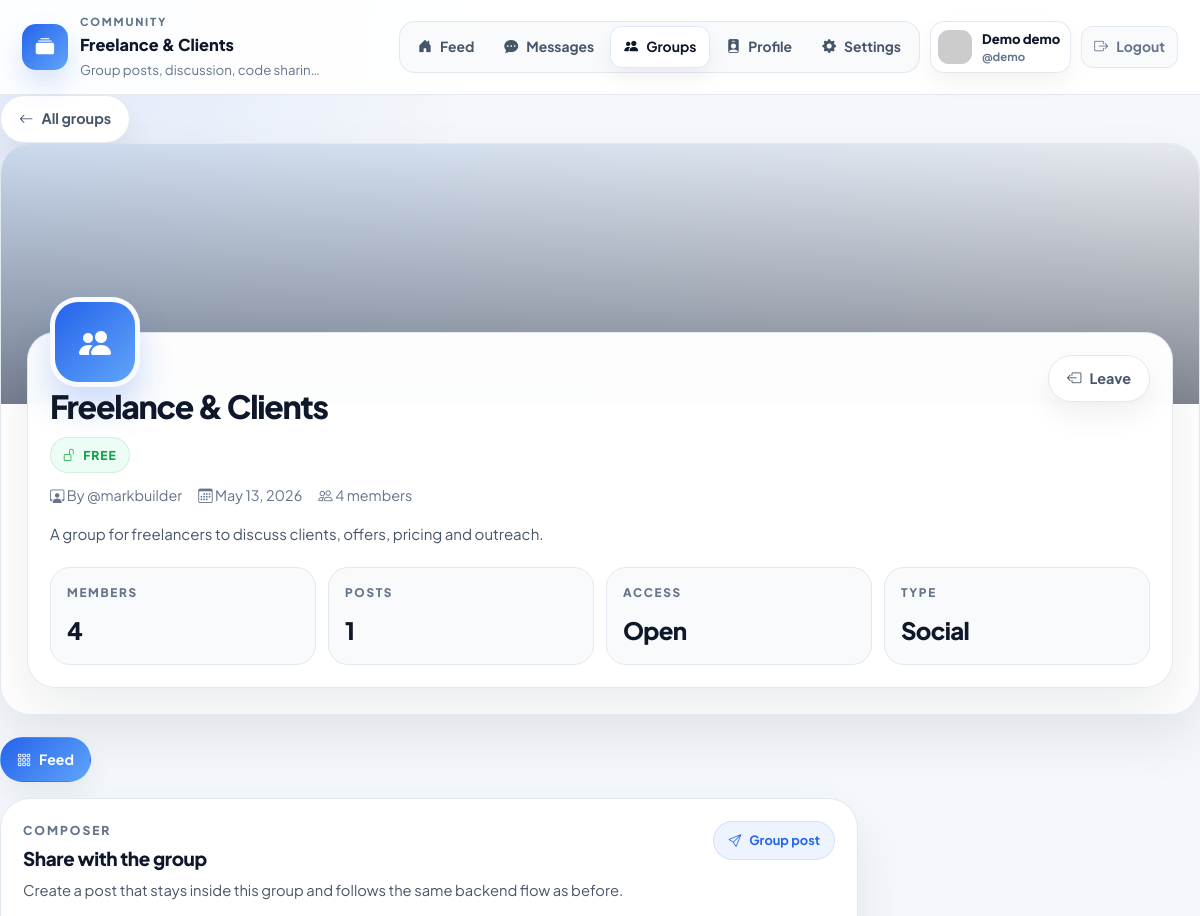
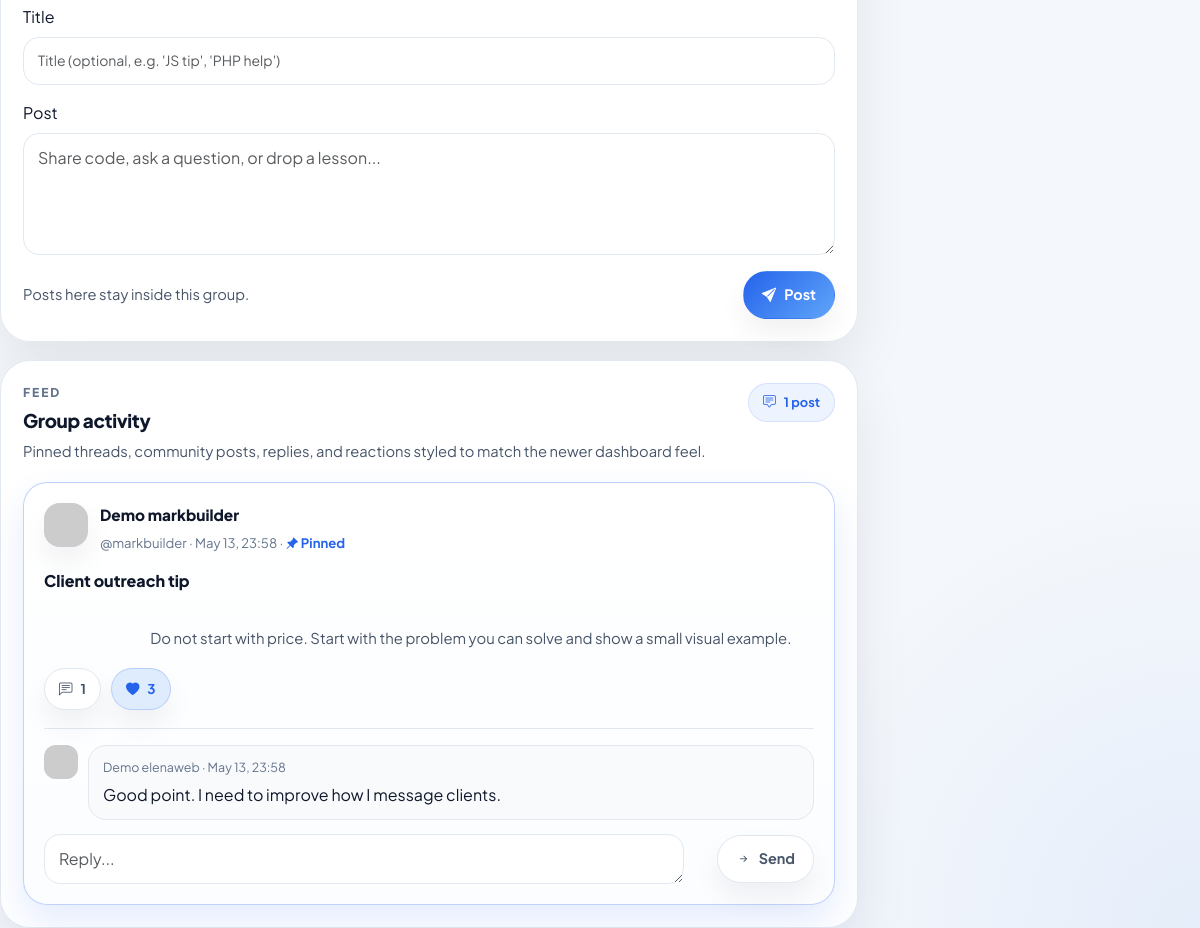
Screenshot of /group_view.php?id=2 (signed in) with the database file from the repository (2 pictures, top to bottom).
### tables this page shows
CREATE TABLE IF NOT EXISTS `groups` (
  `id` int unsigned NOT NULL AUTO_INCREMENT,
  `name` varchar(120) NOT NULL,
  `slug` varchar(140) NOT NULL,
  `description` text,
  `cover_image` varchar(255) DEFAULT NULL,
  `is_code_only` tinyint(1) NOT NULL DEFAULT '0',
  `created_by` int unsigned NOT NULL,
  `is_private` tinyint(1) NOT NULL DEFAULT '0',
  `is_paid` tinyint(1) NOT NULL DEFAULT '0',
  `price_month` decimal(10,2) DEFAULT NULL,
  `invite_token` varchar(64) DEFAULT NULL,
  `created_at` datetime NOT NULL DEFAULT CURRENT_TIMESTAMP,
  PRIMARY KEY (`id`),
  UNIQUE KEY `uniq_groups_slug` (`slug`),
  UNIQUE KEY `uniq_groups_invite_token` (`invite_token`),
  KEY `idx_groups_created_by` (`created_by`),
  CONSTRAINT `fk_groups_creator` FOREIGN KEY (`created_by`) REFERENCES `users` (`id`) ON DELETE CASCADE
);

CREATE TABLE IF NOT EXISTS `users` (
  `id` int unsigned NOT NULL AUTO_INCREMENT,
  `username` varchar(50) NOT NULL,
  `email` varchar(190) NOT NULL,
  `password_hash` varchar(255) NOT NULL,
  `full_name` varchar(120) NOT NULL,
  `role` enum('owner','admin','moderator','member') NOT NULL DEFAULT 'member',
  `avatar` varchar(255) DEFAULT NULL,
  `bio` text,
  `skills` varchar(255) DEFAULT NULL,
  `country` varchar(100) DEFAULT NULL,
  `timezone` varchar(100) DEFAULT NULL,
  `link_tiktok` varchar(255) DEFAULT NULL,
  `link_instagram` varchar(255) DEFAULT NULL,
  `link_x` varchar(255) DEFAULT NULL,
  `link_portfolio` varchar(255) DEFAULT NULL,
  `is_premium` tinyint(1) NOT NULL DEFAULT '0',
  `last_login_at` datetime DEFAULT NULL,
  `last_login_ip` varchar(45) DEFAULT NULL,
  `created_at` datetime NOT NULL DEFAULT CURRENT_TIMESTAMP,
  `updated_at` datetime NOT NULL DEFAULT CURRENT_TIMESTAMP ON UPDATE CURRENT_TIMESTAMP,
  PRIMARY KEY (`id`),
  UNIQUE KEY `uniq_users_username` (`username`),
  UNIQUE KEY `uniq_users_email` (`email`),
  KEY `idx_users_role` (`role`)
);

CREATE TABLE IF NOT EXISTS `posts` (
  `id` int unsigned NOT NULL AUTO_INCREMENT,
  `user_id` int unsigned NOT NULL,
  `group_id` int unsigned DEFAULT NULL,
  `title` varchar(255) DEFAULT NULL,
  `body` mediumtext NOT NULL,
  `category` enum('post','highlight','project') NOT NULL DEFAULT 'post',
  `is_pinned` tinyint(1) NOT NULL DEFAULT '0',
  `created_at` datetime NOT NULL DEFAULT CURRENT_TIMESTAMP,
  `updated_at` datetime NOT NULL DEFAULT CURRENT_TIMESTAMP ON UPDATE CURRENT_TIMESTAMP,
  PRIMARY KEY (`id`),
  KEY `idx_posts_user` (`user_id`),
  KEY `idx_posts_group` (`group_id`),
  KEY `idx_posts_category` (`category`),
  KEY `idx_posts_pinned_created` (`is_pinned`,`created_at`),
  CONSTRAINT `fk_posts_group` FOREIGN KEY (`group_id`) REFERENCES `groups` (`id`) ON DELETE CASCADE,
  CONSTRAINT `fk_posts_user` FOREIGN KEY (`user_id`) REFERENCES `users` (`id`) ON DELETE CASCADE
);

CREATE TABLE IF NOT EXISTS `comments` (
  `id` int unsigned NOT NULL AUTO_INCREMENT,
  `post_id` int unsigned NOT NULL,
  `user_id` int unsigned NOT NULL,
  `body` text NOT NULL,
  `created_at` datetime NOT NULL DEFAULT CURRENT_TIMESTAMP,
  PRIMARY KEY (`id`),
  KEY `idx_comments_post_created` (`post_id`,`created_at`),
  KEY `idx_comments_user` (`user_id`),
  CONSTRAINT `fk_comments_post` FOREIGN KEY (`post_id`) REFERENCES `posts` (`id`) ON DELETE CASCADE,
  CONSTRAINT `fk_comments_user` FOREIGN KEY (`user_id`) REFERENCES `users` (`id`) ON DELETE CASCADE
);

### group_view.php (the view, shortened to what this page needs)
<?php
require __DIR__ . '/db.php';
$userId   = $_SESSION['user_id'];
$groupId = isset($_GET['id']) ? (int)$_GET['id'] : 0;
$stmt = $pdo->prepare("
  SELECT g.*, u.username AS creator_username, u.full_name AS creator_name
  FROM groups g
  JOIN users u ON u.id = g.created_by
  WHERE g.id = :gid
  LIMIT 1
");
$stmt->execute([':gid' => $groupId]);
$group = $stmt->fetch();
$isCodeGroup  = !empty($group['is_code_only']);
$coverImage   = $group['cover_image'] ?: null;
$memStmt = $pdo->prepare("
  SELECT role
  FROM group_members
  WHERE group_id = :gid AND user_id = :uid
  LIMIT 1
");
$memStmt->execute([':gid' => $groupId, ':uid' => $userId]);
$membership = $memStmt->fetch();
$isMember   = (bool) $membership;
$postSql = "
  SELECT p.id, p.title, p.body, p.user_id, p.created_at, p.category, p.is_pinned,
         u.username, u.full_name, u.avatar, u.role AS user_role,
         COALESCE(lc.like_count,0) AS like_count
  FROM posts p
  JOIN users u ON p.user_id = u.id
  LEFT JOIN (
    SELECT post_id, COUNT(*) AS like_count
    FROM post_likes
    GROUP BY post_id
  ) lc ON lc.post_id = p.id
  WHERE p.group_id = :gid
  ORDER BY p.is_pinned DESC, p.created_at DESC
";
$stmt = $pdo->prepare($postSql);
$stmt->execute([':gid' => $groupId]);
$posts = $stmt->fetchAll();
$postIds = array_column($posts, 'id');
$commentsByPost = [];
$likedPosts     = [];
if (!empty($postIds)) {
    $in = implode(',', array_map('intval', $postIds));
    $cStmt = $pdo->query("
      SELECT c.id, c.post_id, c.body, c.user_id, c.created_at,
             u.username, u.full_name, u.avatar
      FROM comments c
      JOIN users u ON c.user_id = u.id
      WHERE c.post_id IN ($in)
      ORDER BY c.created_at ASC
    ");
    foreach ($cStmt as $row) {
        $commentsByPost[$row['post_id']][] = $row;
    }
    $likeStmt = $pdo->prepare("
      SELECT post_id FROM post_likes
      WHERE user_id = :uid AND post_id IN ($in)
    ");
    $likeStmt->execute([':uid' => $userId]);
    foreach ($likeStmt as $lp) {
        $likedPosts[(int)$lp['post_id']] = true;
    }
}
$countStmt = $pdo->prepare("SELECT COUNT(*) FROM group_members WHERE group_id = :gid");
$countStmt->execute([':gid' => $groupId]);
$memberCount = (int)$countStmt->fetchColumn();
$postsCount = count($posts);
?>
<?php require_once __DIR__ . '/includes/app_shell.php'; ?>
<!DOCTYPE html>
<html lang="en">
<head>
<link href="https://cdn.jsdelivr.net/npm/bootstrap@5.3.3/dist/css/bootstrap.min.css" rel="stylesheet">
<link href="https://cdn.jsdelivr.net/npm/bootstrap-icons@1.11.3/font/bootstrap-icons.css" rel="stylesheet">
<link rel="stylesheet" href="https://cdnjs.cloudflare.com/ajax/libs/highlight.js/11.9.0/styles/atom-one-dark.min.css">
<link rel="stylesheet" href="assets/app-shell.css">
</head>
<div class=\
    <div class="topbar-actions">
      <a href="groups.php" class="nav-button"><i class="bi bi-arrow-left"></i><span>All groups</span></a>
    </div>
  <section class="hero-card">
    <div class="hero-cover <?= $coverImage ? 'has-image' : '' ?>" <?= $coverImage ? 'style="background-image:url(' . htmlspecialchars($coverImage) . ');"' : '' ?>></div>
    <div class="hero-body">
      <div class="hero-panel">
        <div class="hero-top">
          <div class="hero-main">
            <div class="avatar-badge"><i class="bi bi-people-fill"></i></div>
            <div class="hero-title-row"><h2 class="hero-title"><?= htmlspecialchars($group['name']) ?></h2></div>
            <div class="badges-wrap">
              <?php if ($group['is_paid']): ?>
                <span class="badge-pill badge-paid"><i class="bi bi-gem"></i>Paid<?php if ($group['price_month']): ?> · <?= htmlspecialchars($group['price_month']) ?> €/month<?php endif; ?></span>
              <?php else: ?>
                <span class="badge-pill badge-free"><i class="bi bi-unlock"></i> Free</span>
              <?php endif; ?>
            </div>
            <div class="hero-meta">
              <span><i class="bi bi-person-workspace"></i> By @<?= htmlspecialchars($group['creator_username']) ?></span>
              <span><i class="bi bi-calendar3"></i> <?= htmlspecialchars(date('M j, Y', strtotime($group['created_at']))) ?></span>
              <span><i class="bi bi-people"></i> <?= $memberCount ?> members</span>
            </div>
            <p class="hero-description"><?= nl2br(htmlspecialchars($group['description'] ?? '')) ?></p>
          </div>
          <div class="hero-actions">
            <?php if ($isMember): ?>
              <form method="POST"><button type="submit" class="action-button"><i class="bi bi-box-arrow-left"></i><span>Leave</span></button></form>
            <?php else: ?>
              <form method="POST"><input type="hidden" name="group_id" value="<?= $groupId ?>"><input type="hidden" name="group_action" value="join"><button type="submit" class="action-button primary"><i class="bi bi-plus-circle"></i><span>Join group</span></button></form>
            <?php endif; ?>
          </div>
        </div>
        <div class="stats-grid">
          <div class="stat-card"><div class="stat-label">Members</div><div class="stat-value"><?= $memberCount ?></div></div>
          <div class="stat-card"><div class="stat-label">Posts</div><div class="stat-value"><?= $postsCount ?></div></div>
          <div class="stat-card"><div class="stat-label">Access</div><div class="stat-value"><?= $group['is_private'] ? 'Private' : 'Open' ?></div></div>
          <div class="stat-card"><div class="stat-label">Type</div><div class="stat-value"><?= $isCodeGroup ? 'Code' : 'Social' ?></div></div>
        </div>
      </div>
    </div>
  </section>
  <div class="tabs-bar">
    <button class="tab-button active" data-tab="feed"><i class="bi bi-grid-3x3-gap"></i><span>Feed</span></button>
  </div>
  <div id="tab-feed" class="tab-pane active">
    <div class="layout-grid">
      <div class="feed-stack">
        <section class="feed-card">
          <div class="section-head">
            <div>
              <p class="eyebrow">Composer</p>
              <h3 class="section-title">Share with the group</h3>
              <p class="section-desc">Create a post that stays inside this group and follows the same backend flow as before.</p>
            </div>
            <div class="section-badge"><i class="bi bi-send"></i> Group post</div>
          </div>
          <?php if ($isMember): ?>
            <form action="post_create.php" method="POST">
              <div class="mb-3">
                <label class="form-label">Title</label>
                <input type="text" name="title" class="form-control form-control-sm" placeholder="Title (optional, e.g. 'JS tip', 'PHP help')">
              </div>
              <div class="mb-3">
                <label class="form-label">Post</label>
                <textarea name="body" rows="4" class="form-control" placeholder="<?= $isCodeGroup ? 'Paste your snippet or explanation...' : 'Share code, ask a question, or drop a lesson...' ?>" required></textarea>
              </div>
              <div class="d-flex justify-content-between align-items-center gap-3 flex-wrap">
                <span class="section-desc" style="margin:0;">Posts here stay inside this group.</span>
                <button type="submit" class="inline-button primary"><i class="bi bi-send-fill"></i><span>Post</span></button>
              </div>
            </form>
          <?php else: ?>
            <div class="join-note">Join this group to see and post content.</div>
          <?php endif; ?>
        </section>
        <section class="feed-card">
          <div class="section-head">
            <div>
              <p class="eyebrow">Feed</p>
              <h3 class="section-title">Group activity</h3>
              <p class="section-desc">Pinned threads, community posts, replies, and reactions styled to match the newer dashboard feel.</p>
            </div>
            <div class="section-badge"><i class="bi bi-chat-square-text"></i> <?= $postsCount ?> post<?= $postsCount === 1 ? '' : 's' ?></div>
          </div>
          <?php if ($isMember): ?>
            <?php if (empty($posts)): ?>
              <div class="empty-note">No posts yet. Start the first thread.</div>
            <?php else: ?>
              <?php foreach ($posts as $post): ?>
                <?php
                  $pid         = (int)$post['id'];
                  $authorName  = $post['full_name'] ?: $post['username'];
                  $authorAv    = $post['avatar'] ?: 'https://ui-avatars.com/api/?name=' . urlencode($authorName) . '&background=111827&color=fff&rounded=true&size=64';
                  $postComments = $commentsByPost[$pid] ?? [];
                  $likeCount   = (int)$post['like_count'];
                  $userLiked   = isset($likedPosts[$pid]);
                ?>
                <article class="post-card <?= $post['is_pinned'] ? 'post-pinned' : '' ?>" id="post-<?= $pid ?>">
                  <div class="post-head">
                    <div class="author-row">
                      <img src="<?= htmlspecialchars($authorAv) ?>" alt="" class="author-avatar">
                      <div>
                        <p class="author-name"><?= htmlspecialchars($authorName) ?></p>
                        <p class="author-meta">
                          @<?= htmlspecialchars($post['username']) ?> · <?= htmlspecialchars(date('M j, H:i', strtotime($post['created_at']))) ?>
                          <?php if ($post['is_pinned']): ?> · <span class="pin-note"><i class="bi bi-pin-angle-fill"></i> Pinned</span><?php endif; ?>
                        </p>
                      </div>
                    </div>
                  </div>
                  <?php if (!empty($post['title'])): ?><h4 class="post-title"><?= htmlspecialchars($post['title']) ?></h4><?php endif; ?>
                  <div class="post-body">
                    <?php if ($isCodeGroup): ?>
                      <pre><code class="language-php"><?= htmlspecialchars($post['body']) ?></code></pre>
                    <?php else: ?>
                      <?= nl2br(htmlspecialchars($post['body'])) ?>
                    <?php endif; ?>
                  </div>
                  <div class="post-actions">
                    <span class="icon-button"><i class="bi bi-chat-left-text"></i><span><?= count($postComments) ?></span></span>
                    <form action="post_like_toggle.php" method="POST" class="d-inline">
                      <button class="icon-button <?= $userLiked ? 'icon-button-liked' : '' ?>" type="submit"><i class="bi <?= $userLiked ? 'bi-heart-fill' : 'bi-heart' ?>"></i><span><?= $likeCount ?></span></button>
                    </form>
                  </div>
                  <div class="comments-block">
                    <?php foreach ($postComments as $c): ?>
                      <?php
                        $cName = $c['full_name'] ?: $c['username'];
                        $cAv   = $c['avatar'] ?: 'https://ui-avatars.com/api/?name=' . urlencode($cName) . '&background=111827&color=fff&rounded=true&size=64';
                      ?>
                      <div class="comment">
                        <img src="<?= htmlspecialchars($cAv) ?>" alt="" class="comment-avatar">
                        <div class="comment-box">
                          <div class="comment-meta"><?= htmlspecialchars($cName) ?> · <?= htmlspecialchars(date('M j, H:i', strtotime($c['created_at']))) ?></div>
                          <div><?= nl2br(htmlspecialchars($c['body'])) ?></div>
                        </div>
                      </div>
                    <?php endforeach; ?>
                    <form action="comment_add.php" method="POST" class="reply-form">
                      <div class="row g-2 align-items-center">
                        <div class="col-9 col-md-10">
                          <textarea name="body" rows="1" class="form-control" placeholder="Reply..." required></textarea>
                        </div>
                        <div class="col-3 col-md-2 d-flex justify-content-end">
                          <button type="submit" class="inline-button"><i class="bi bi-arrow-right-short"></i><span>Send</span></button>
                        </div>
                      </div>
                    </form>
                  </div>
                </article>
              <?php endforeach; ?>
            <?php endif; ?>
          <?php endif; ?>
        </section>
      </div>
    </div>
  </div>
</body>
</html>

### assets/app-shell.css (style rules this page uses)
body { padding-bottom: 0; }

### rows the page displays
groups: name "Freelance & Clients", created_by.username "markbuilder", created_at "May 13, 2026", description "A group for freelancers to discuss clients, offers, pricing and outreach."
posts: user.full_name "Demo markbuilder", user.username "markbuilder", created_at "May 13, 23:58", is_pinned 1 (drawn), title "Client outreach tip", body "Do not start with price. Start with the problem you can solve and show a small visual example.", id "1", likeCount "3"
comments: user.full_name "Demo elenaweb", created_at "May 13, 23:58", body "Good point. I need to improve how I message clients."

### other values shown
$contextLabel "COMMUNITY"
$contextTitle "Freelance & Clients"
$contextSubtitle "Group posts, discussion, code sharin…"
$item['label'] "Feed"
$item['label'] "Messages"
$item['label'] "Groups"
$item['label'] "Profile"
$item['label'] "Settings"
$fullName "Demo demo"
$username "demo"
$memberCount "4"
$postsCount "1"
